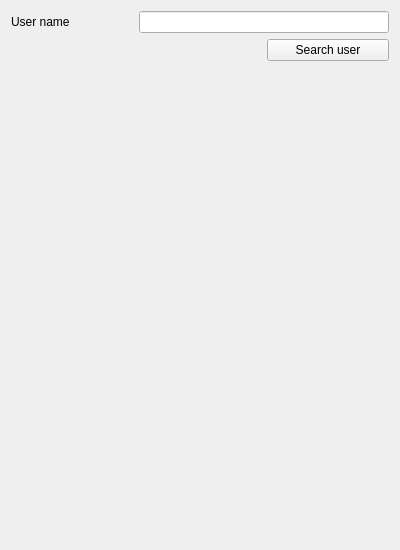
<?xml version="1.0" encoding="UTF-8"?>
<ui version="4.0">
 <class>UsersAdminWidget</class>
 <widget class="QWidget" name="UsersAdminWidget">
  <property name="geometry">
   <rect>
    <x>0</x>
    <y>0</y>
    <width>400</width>
    <height>550</height>
   </rect>
  </property>
  <property name="windowTitle">
   <string>Form</string>
  </property>
  <layout class="QVBoxLayout" name="verticalLayout">
   <item>
    <layout class="QGridLayout" name="gridLayout">
     <item row="0" column="0">
      <widget class="QLabel" name="loginLabel">
       <property name="text">
        <string>User name</string>
       </property>
      </widget>
     </item>
     <item row="1" column="2">
      <widget class="QPushButton" name="searchUserButton">
       <property name="text">
        <string>Search user</string>
       </property>
      </widget>
     </item>
     <item row="0" column="1" colspan="2">
      <widget class="QLineEdit" name="userNameEdit"/>
     </item>
    </layout>
   </item>
   <item>
    <spacer name="verticalSpacer">
     <property name="orientation">
      <enum>Qt::Vertical</enum>
     </property>
     <property name="sizeHint" stdset="0">
      <size>
       <width>20</width>
       <height>40</height>
      </size>
     </property>
    </spacer>
   </item>
  </layout>
 </widget>
 <resources/>
 <connections/>
</ui>
